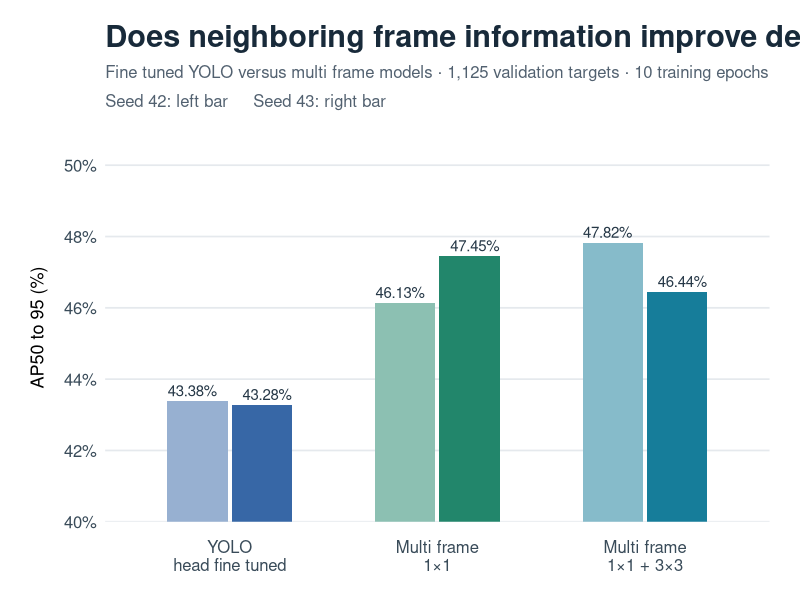
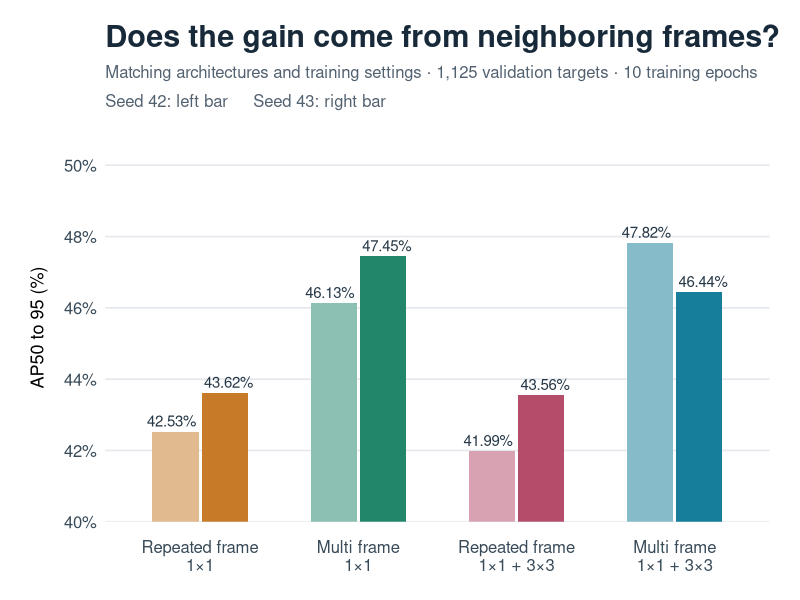
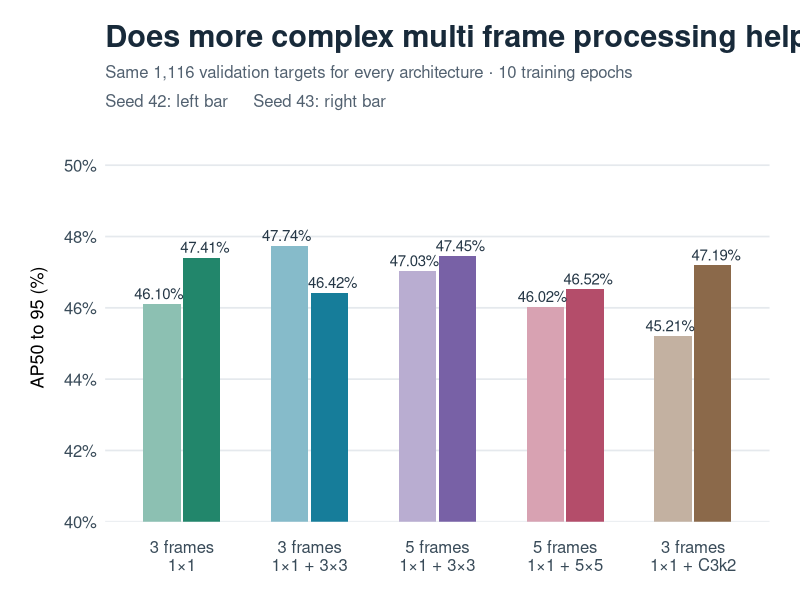

Source code (R) for these figures, in order:
## ---- chunk 1
#| label: setup-results
#| include: false
library(ggplot2)

base_colors <- c(
  "YOLO head fine tuned" = "#3767A6",
  "Repeated frame 1×1" = "#C77A27",
  "Multi frame 1×1" = "#22866B",
  "Repeated frame 1×1 + 3×3" = "#B44D6A",
  "Multi frame 1×1 + 3×3" = "#167D9A",
  "3 frames 1×1" = "#22866B",
  "3 frames 1×1 + 3×3" = "#167D9A",
  "5 frames 1×1 + 3×3" = "#7861A6",
  "5 frames 1×1 + 5×5" = "#B44D6A",
  "3 frames 1×1 + C3k2" = "#8B694A"
)
lighten <- function(hex) {
  rgb <- col2rgb(hex) / 255
  rgb(rgb[1, ] * .52 + .48, rgb[2, ] * .52 + .48, rgb[3, ] * .52 + .48)
}

baseline_data <- data.frame(
  model = c("YOLO head fine tuned", "YOLO head fine tuned", "Multi frame 1×1", "Multi frame 1×1", "Multi frame 1×1 + 3×3", "Multi frame 1×1 + 3×3"),
  seed = c(42, 43, 42, 43, 42, 43),
  AP50_95_percent = c(43.3790142465, 43.2788637310, 46.1335922953, 47.4466189650, 47.8231273500, 46.4424157820)
)
repeated_data <- data.frame(
  model = c("Repeated frame 1×1", "Repeated frame 1×1", "Multi frame 1×1", "Multi frame 1×1", "Repeated frame 1×1 + 3×3", "Repeated frame 1×1 + 3×3", "Multi frame 1×1 + 3×3", "Multi frame 1×1 + 3×3"),
  seed = c(42, 43, 42, 43, 42, 43, 42, 43),
  AP50_95_percent = c(42.5305392194, 43.6213661027, 46.1335922953, 47.4466189650, 41.9852101218, 43.5554690383, 47.8231273500, 46.4424157820)
)
architecture_data <- data.frame(
  model = rep(c("3 frames 1×1", "3 frames 1×1 + 3×3", "5 frames 1×1 + 3×3", "5 frames 1×1 + 5×5", "3 frames 1×1 + C3k2"), each = 2),
  seed = rep(c(42, 43), 5),
  AP50_95_percent = c(46.0991141388, 47.4076593846, 47.7386430916, 46.4184671241, 47.0300213421, 47.4488911819, 46.0215036617, 46.5167119655, 45.2062617009, 47.1873417833)
)

make_plot <- function(d, title, subtitle, ordered_models, labels) {
  d$model <- factor(d$model, levels = ordered_models)
  d$seed <- factor(d$seed, levels = c(42, 43))
  d$key <- paste(d$model, d$seed, sep = "___")
  colors <- unlist(lapply(ordered_models, function(model) {
    setNames(c(lighten(base_colors[[model]]), base_colors[[model]]), c(paste(model, 42, sep = "___"), paste(model, 43, sep = "___")))
  }))
  ggplot(d, aes(x = model, y = AP50_95_percent, fill = key)) +
    geom_col(position = position_dodge2(width = .72, padding = .06), width = .62) +
    geom_text(aes(label = sprintf("%.2f%%", AP50_95_percent)), position = position_dodge2(width = .72, padding = .06), vjust = -.45, size = 3.8, color = "#253746") +
    scale_fill_manual(values = colors, guide = "none") + scale_x_discrete(labels = labels) +
    scale_y_continuous(breaks = seq(40, 50, 2), labels = function(x) paste0(x, "%"), expand = expansion(mult = c(0, .09))) +
    coord_cartesian(ylim = c(40, 50)) + labs(title = title, subtitle = paste0(subtitle, "\nSeed 42: left bar     Seed 43: right bar"), x = NULL, y = "AP50 to 95 (%)") +
    theme_minimal(base_size = 13) + theme(plot.title = element_text(size = 22, face = "bold", color = "#182A3A", margin = margin(b = 8)), plot.subtitle = element_text(size = 12, color = "#526170", lineheight = 1.45, margin = margin(b = 16)), axis.title.y = element_text(margin = margin(r = 12)), axis.text.x = element_text(size = 12, color = "#394B59", margin = margin(t = 10)), axis.text.y = element_text(size = 12, color = "#394B59"), panel.grid.major.x = element_blank(), panel.grid.minor = element_blank(), panel.grid.major.y = element_line(color = "#E5E9ED"), plot.margin = margin(18, 22, 18, 22))
}

result_table <- function(d, ordered_models) {
  av <- aggregate(AP50_95_percent ~ model + seed, d, mean)
  wide <- reshape(av, idvar = "model", timevar = "seed", direction = "wide")
  means <- aggregate(AP50_95_percent ~ model, d, mean)
  out <- data.frame(Model = ordered_models, `Seed 42` = wide$AP50_95_percent.42[match(ordered_models, wide$model)], `Seed 43` = wide$AP50_95_percent.43[match(ordered_models, wide$model)], Average = means$AP50_95_percent[match(ordered_models, means$model)])
  out[,-1] <- lapply(out[,-1], function(x) sprintf("%.2f%%", x))
  knitr::kable(out, align = c("l", "r", "r", "r"))
}
## ---- chunk 2
#| label: fig-baseline-temporal
#| fig-cap: "Detection performance of the soccer adapted YOLO baseline and the two main multi frame architectures."
#| fig-pos: H
#| fig-width: 11
#| fig-height: 6.2
make_plot(baseline_data, "Does neighboring frame information improve detection?", "Fine tuned YOLO versus multi frame models · 1,125 validation targets · 10 training epochs", c("YOLO head fine tuned", "Multi frame 1×1", "Multi frame 1×1 + 3×3"), c("YOLO\nhead fine tuned", "Multi frame\n1×1", "Multi frame\n1×1 + 3×3"))
## ---- chunk 3
#| output: asis
result_table(baseline_data, c("YOLO head fine tuned", "Multi frame 1×1", "Multi frame 1×1 + 3×3"))
## ---- chunk 4
#| label: fig-repeated-temporal
#| fig-cap: "Multi frame models compared with matching repeated frame controls."
#| fig-pos: H
#| fig-width: 11
#| fig-height: 6.2
make_plot(repeated_data, "Does the gain come from neighboring frames?", "Matching architectures and training settings · 1,125 validation targets · 10 training epochs", c("Repeated frame 1×1", "Multi frame 1×1", "Repeated frame 1×1 + 3×3", "Multi frame 1×1 + 3×3"), c("Repeated frame\n1×1", "Multi frame\n1×1", "Repeated frame\n1×1 + 3×3", "Multi frame\n1×1 + 3×3"))
## ---- chunk 5
#| output: asis
result_table(repeated_data, c("Repeated frame 1×1", "Multi frame 1×1", "Repeated frame 1×1 + 3×3", "Multi frame 1×1 + 3×3"))
## ---- chunk 6
#| label: fig-temporal-architectures
#| fig-cap: "Comparison of five multi frame architectures across two training seeds."
#| fig-pos: H
#| fig-width: 11
#| fig-height: 6.2
make_plot(architecture_data, "Does more complex multi frame processing help?", "Same 1,116 validation targets for every architecture · 10 training epochs", c("3 frames 1×1", "3 frames 1×1 + 3×3", "5 frames 1×1 + 3×3", "5 frames 1×1 + 5×5", "3 frames 1×1 + C3k2"), c("3 frames\n1×1", "3 frames\n1×1 + 3×3", "5 frames\n1×1 + 3×3", "5 frames\n1×1 + 5×5", "3 frames\n1×1 + C3k2"))
## ---- chunk 7
#| output: asis
result_table(architecture_data, c("3 frames 1×1", "3 frames 1×1 + 3×3", "5 frames 1×1 + 3×3", "5 frames 1×1 + 5×5", "3 frames 1×1 + C3k2"))
